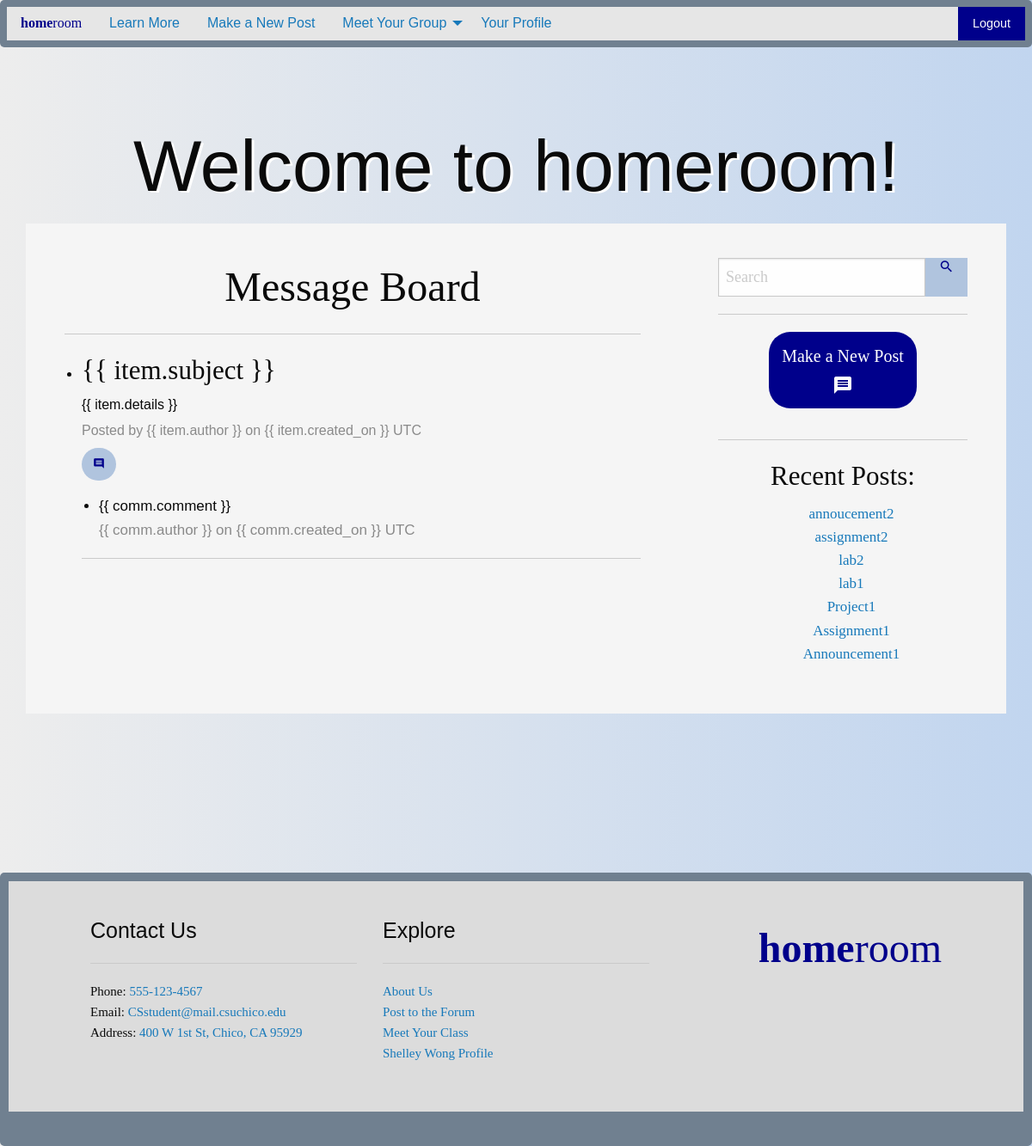
Before: / (signed in) with the older database file.
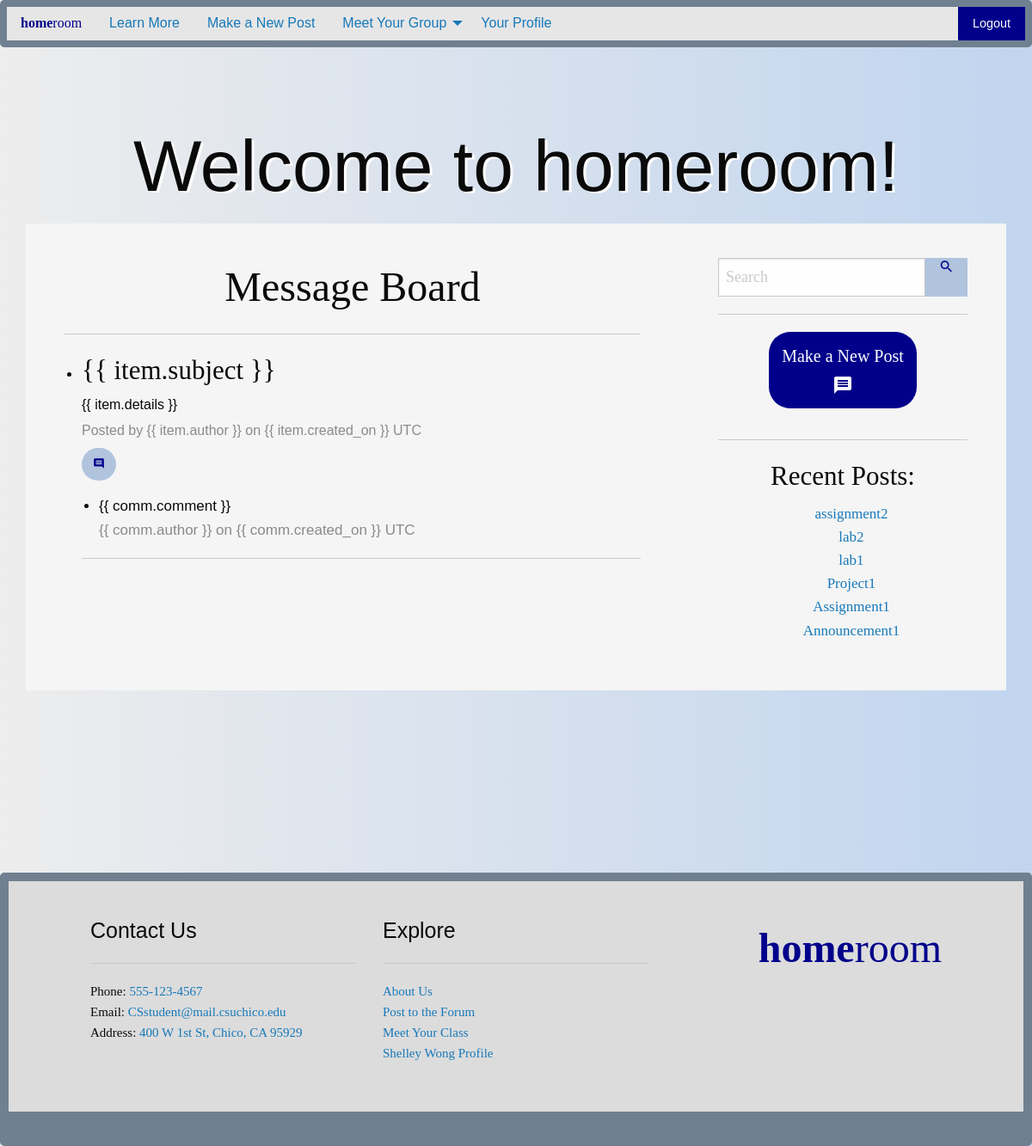
After: the same page with the newer database file.
### myapp/models.py (models this page shows, shortened)
class Post_Model(models.Model):
    subject = models.CharField(max_length=240)
    details = models.TextField()
    created_on = models.DateTimeField(auto_now_add=True, blank=True)
    author = models.ForeignKey(
        User,
        on_delete=models.CASCADE
    )

### myapp/views.py (the view)
# urls.py: path('', views.index, name='index'),
def index(request):
    myDate = datetime.now()
    site_name = 'homeroom'
    message = """Simple to use. No cost to you.
        A safe place to connect with your class and communicate better."""
    post_list = Post_Model.objects.all().order_by("-created_on")
    user_list = User.objects.all()
    student_list = Student_Model.objects.all()
    context = {
        'site_name':site_name,
        'message':message,
        'post_list':post_list,
        'student_list':student_list,
        'user_list':user_list,
        'date':myDate
    }
    return render(request, 'index.html', context)

### myapp/templates/index.html (shortened to what this page needs)
{% extends "base.html" %}
{% load static %}
{% block body %}
  <div class="grid-container" id="main-body">
    <div class="grid-y medium-grid-frame">
      <div class="cell shrink header medium-cell-block-container">
        {% if user.is_authenticated %}
        <div id="app2">
          <span v-bind:title="hovermessage">
            <h1 class="text-center sans-serif-text welcome">
              Welcome to {{ site_name }}!
            </h1>
          </span>
        </div>
        {% else %}
        <h1 class="text-center sans-serif-text welcome">
          Welcome to {{ site_name }}!
        </h1>
        <h4 class="text-center sans-serif-text">{{ message }}</h4>
        <br>
        {% endif %}
      </div>
      {% if user.is_authenticated %}
      <div class="cell medium-auto medium-cell-block-container">
        <div class="grid-x grid-padding-x">
          <div class="cell medium-8 medium-cell-block-y main-text">
            <div class="main-text serif-text">
              <h1 class="serif-text text-center">Message Board</h1>
              <hr>
              <div id="app-post">
                <ul class="text-justify">
                  <li v-for = "item in posts">
                    {% verbatim %}
                    <h3 class="serif-text">{{ item.subject }}<h3>
                    <h6 class="sans-serif-text">{{ item.details }}</h6>
                    <h6 class="sans-serif-text subheader">
                      Posted by {{ item.author }} on {{ item.created_on }} UTC
                    </h6>
                    <a v-bind:href="'/comment/'+ item.id +'/'" class="button buttonL rounded small">
                      <i class="material-icons" style="font-size:14px;">comment</i>
                    </a>
                    <ul>
                      <li v-for="comm in item.comments">
                        <div class="sans-serif-text">{{ comm.comment }}
                          <div class="sans-serif-text subheader">
                            {{ comm.author }} on {{ comm.created_on }} UTC
                          </div>
                        </div>
                      </li>
                    </ul>
                    <hr>
                    {% endverbatim %}
                  </li>
                </ul>
              </div>
            </div>
          </div>
          <div class="cell medium-4 medium-cell-block-y main-text">
            <div class="main-text serif-text">
              <form action="/search/" method="get">
                <div class="serif-text input-group">
                  <input type="text" name="q" class="input-group-field searchfield"
                    style="font-size:18px;" placeholder="Search">
                  <button class="input-group-button button buttonL">
                    <i class="material-icons" style="font-size:18px;">search</i>
                  </button>
                </div>
              </form>
              <div class="serif-text text-center">
                <hr>
                <a href="/message_board/" class="button button1">
                  <h5 class="serif-text">Make a New Post</h5>
                  <i class="material-icons" style="font-size:24px;">message</i>
                </a>
              </div>
              <hr>
              <h3 class="serif-text text-center">Recent Posts:</h3>
              <ul class="text-center nobullet">
                {% for item in post_list %}
                <li><a href="/comment/{{item.id}}/">{{ item.subject }}</a></li>
                {% endfor %}
              </ul>
            </div>
          </div>
        </div>
      </div>
      {% endif %}
    </div>
  </div>
{% endblock %}

### chat/templates/base.html (shortened to what this page needs)
{% load static %}
<!DOCTYPE html>
<html class="no-js" lang="en" dir="ltr">
  <head>
    <link rel="stylesheet" href="{% static "/css/foundation.css" %}">
    <link rel="stylesheet" href="{% static "css/app.css" %}">
  </head>
  <body>
      <div class="top-bar" id="main-menu">
        <div class="top-bar-left">
          <ul class="vertical medium-horizontal dropdown menu" data-dropdown-menu>
            <a class="logo" href="/"><b>home</b>room</a>
            <li class="has-submenu">
              <a href="/about/">Learn More</a>
            </li>
            {% if user.is_authenticated %}
            <li class="has-submenu">
              <a href="/forum/">Make a New Post</a>
            </li>
            <li class="has-submenu">
              <a href="/meet/">Meet Your Group</a>
            </li>
            <li class="has-submenu">
              <a href="/profile/">Your Profile</a>
            </li>
            {% endif %}
          </ul>
        </div>
        <div class="top-bar-right">
          <ul class="vertical medium-horizontal menu">
            {% if user.is_authenticated %}
            <li><a href="/logout/" class="button buttonR">Logout</a></li>
            {% else %}
            <li><a href="/login/" class="button buttonL">Login</a></li>
            <li><a href="/register/" class="button buttonR">Register</a></li>
            {% endif %}
          </ul>
        </div>
      </div>
    {% block body %}{% endblock %}
      <div>
        <footer class="cell shrink footer">
          <div id="foot-body">
            <div class="grid-x grid-padding-x foot-text">
              <div class="cell large-4 medium-6">
                <h4 class="text-left sans-serif-text">Contact Us</h4>
                <hr>
                <p class="serif-text">Phone: <a href="#">555-123-4567</a><br>
                  Email: <a href="#">CSstudent@mail.csuchico.edu</a><br>
                  Address: <a href="#">400 W 1st St, Chico, CA 95929</a>
                </p>
              </div>
              <div class="cell large-4 medium-6">
                <h4 class="text-left sans-serif-text">Explore</h4>
                <hr>
                <p class="serif-text">
                  <a href="/about/">About Us</a><br>
                  {% if user.is_authenticated %}
                  <a href="/forum/">Post to the Forum</a><br>
                  <a href="/meet/">Meet Your Class</a><br>
                  <a href="/profile/">{{ user.first_name }} {{ user.last_name }} Profile</a>
                  {%  endif %}
                </p>
              </div>
              <div class="cell auto large-text-right">
                <h1><a class="logo" href="/"><b>home</b>room</a></h1>
              </div>
            </div>
          </div>
        </footer>
      </div>
  </body>
</html>

### myapp/static/css/app.css (style rules this page uses)
body { background: linear-gradient(to right, #EDEDED, #C1D5EF); overflow-x: hidden; }
.sans-serif-text { font-family: "Optima", sans-serif; }
.serif-text { font-family: "Garamond", serif; }
.welcome { font-size: 7vw; text-shadow: 3px 2px #FFFFFF; }
.button1 { background-color: #00008B; border-radius: 25px; }
.buttonL { color: #00008B; background: #B0C4DE; }
.buttonR { background: #00008B; }
.rounded { border-radius: 25px; }
.top-bar { font-family: "Optima", sans-serif; background: #708090; border-radius: 5px; }
.logo { font-family: "AmericanTypewriter"; color: #00008B; }
#main-body { padding: 80px 30px; }
.main-text { font-size: 17px; padding: 20px 30px; background: #F5F5F5; }
.searchfield { width: 100%; border: 1px solid #c9c9c9; border-radius: 25px; }
.nobullet { list-style-type: none; }
#foot-body { border-style: solid; border-width: 10px; border-bottom: 40px solid #708090; border-radius: 5px; border-color: #708090; padding: 20px 0px; background: #DCDCDC; }
.foot-text { font-size: 15px; padding: 20px 80px; }

Changed rows visible on the page:
removed Post_Model: subject "annoucement2"
